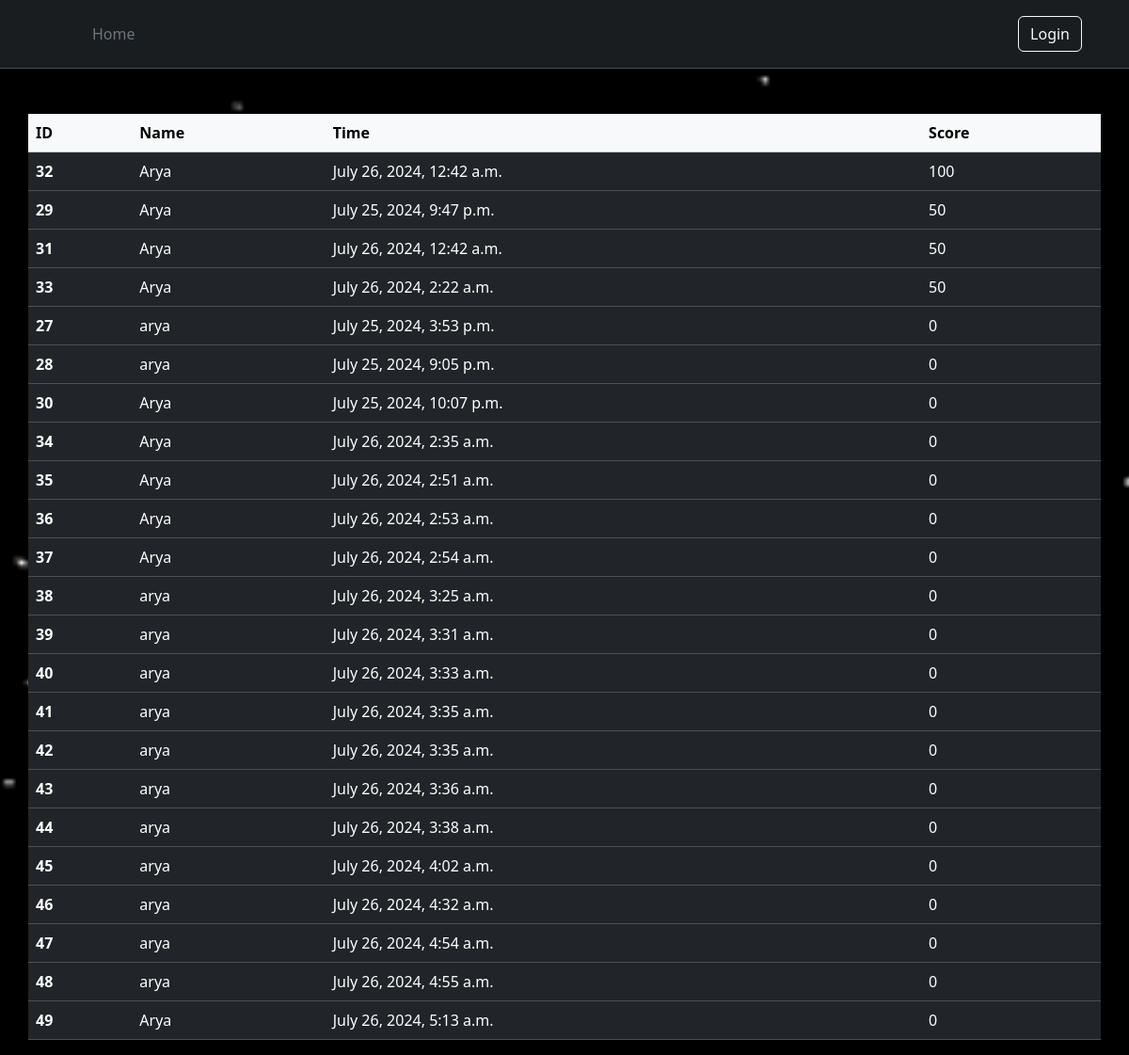
The page /result on the database as committed earlier.
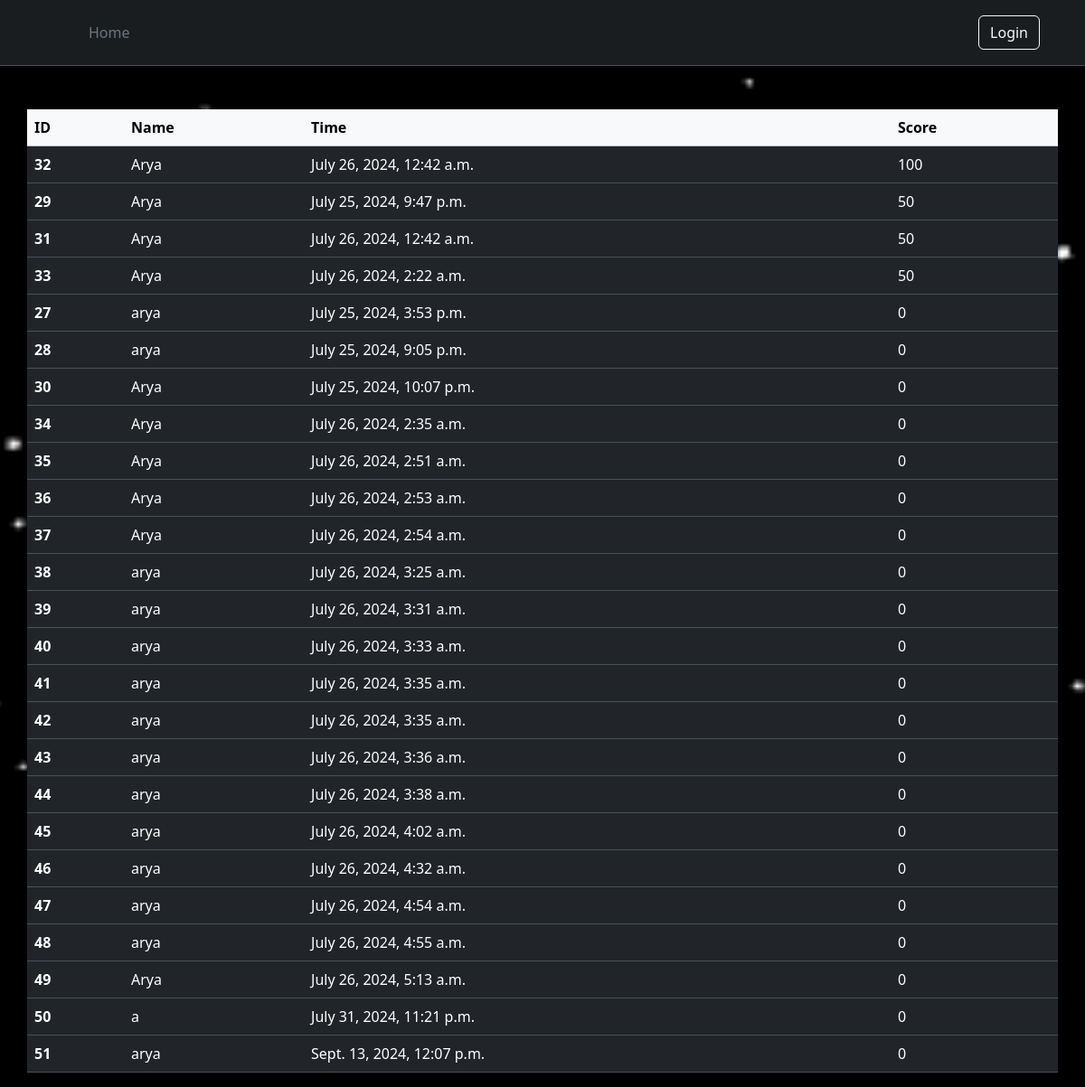
The same page on the database as committed later.
### home/models.py (models this page shows, shortened)
class Response(models.Model):
    user_info = models.ForeignKey(UserInfo, on_delete=models.CASCADE)
    poll = models.ForeignKey(Poll, on_delete=models.CASCADE)
    score = models.IntegerField(default=0)
    submit_time = models.DateTimeField(auto_now_add=True,null=True ,blank=True)  # Changed to DateTimeField for precision

class UserInfo(models.Model):
    name = models.CharField(max_length=100)
    phone_number = models.CharField(max_length=15)

### home/views.py (the view)
# urls.py: path('result',views.result, name='result')
def result(request):
    polls = Poll.objects.all()
    Responses = Response.objects.all().order_by('-score','submit_time')
    return render(request, 'polls/result.html', {'responses':Responses})

### home/templates/polls/result.html
 {% extends "layout.html" %}
 {% block content %}
 <div class="container mt-5">
 <div class="row">
    <table class="table">
        <thead class="table-light">
            <tr>
                <th scope="col">ID</th>
                <th scope="col">Name</th>
                <th scope="col">Time</th>
                <th scope="col">Score</th>
            </tr>
        </thead>
        <tbody>
            {% for response in responses %}
                <tr>
                    <th scope="row">{{ response.id }}</th>
                    <td>{{ response.user_info.name }}</td>
                    <td>{{ response.submit_time }}</td>
                    <td>{{ response.score }}</td>
                </tr>
            {% endfor %}
        </tbody>
    </table>
</div>
</div>
 {% endblock %}

Rows that differ between the two databases and show on the page:
added Response: id "50", user_info.name "a", submit_time "July 31, 2024, 11:21 p.m.", score "0"
added Response: id "51", user_info.name "arya", submit_time "Sept. 13, 2024, 12:07 p.m.", score "0"
